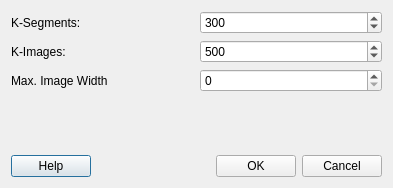
<?xml version="1.0" encoding="UTF-8"?>
<ui version="4.0">
 <class>Dialog</class>
 <widget class="QDialog" name="Dialog">
  <property name="geometry">
   <rect>
    <x>0</x>
    <y>0</y>
    <width>393</width>
    <height>188</height>
   </rect>
  </property>
  <property name="windowTitle">
   <string>Dialog</string>
  </property>
  <layout class="QVBoxLayout" name="verticalLayout">
   <item>
    <layout class="QHBoxLayout" name="horizontalLayout">
     <item>
      <widget class="QLabel" name="label">
       <property name="text">
        <string>K-Segments:</string>
       </property>
      </widget>
     </item>
     <item>
      <widget class="QSpinBox" name="spinBox_KSegments">
       <property name="maximum">
        <number>99999</number>
       </property>
       <property name="value">
        <number>300</number>
       </property>
      </widget>
     </item>
    </layout>
   </item>
   <item>
    <layout class="QHBoxLayout" name="horizontalLayout_2">
     <item>
      <widget class="QLabel" name="label_2">
       <property name="text">
        <string>K-Images:</string>
       </property>
      </widget>
     </item>
     <item>
      <widget class="QSpinBox" name="spinBox_KImages">
       <property name="maximum">
        <number>9999</number>
       </property>
       <property name="value">
        <number>500</number>
       </property>
      </widget>
     </item>
    </layout>
   </item>
   <item>
    <layout class="QHBoxLayout" name="horizontalLayout_4">
     <item>
      <widget class="QLabel" name="label_3">
       <property name="text">
        <string>Max. Image Width</string>
       </property>
      </widget>
     </item>
     <item>
      <widget class="QSpinBox" name="spinBox_ImageWidth">
       <property name="maximum">
        <number>9999</number>
       </property>
      </widget>
     </item>
    </layout>
   </item>
   <item>
    <spacer name="verticalSpacer">
     <property name="orientation">
      <enum>Qt::Vertical</enum>
     </property>
     <property name="sizeHint" stdset="0">
      <size>
       <width>20</width>
       <height>40</height>
      </size>
     </property>
    </spacer>
   </item>
   <item>
    <layout class="QHBoxLayout" name="horizontalLayout_3">
     <item>
      <widget class="QPushButton" name="pushButton_3">
       <property name="text">
        <string>Help</string>
       </property>
      </widget>
     </item>
     <item>
      <spacer name="horizontalSpacer">
       <property name="orientation">
        <enum>Qt::Horizontal</enum>
       </property>
       <property name="sizeHint" stdset="0">
        <size>
         <width>40</width>
         <height>20</height>
        </size>
       </property>
      </spacer>
     </item>
     <item>
      <widget class="QPushButton" name="btn_OK">
       <property name="text">
        <string>OK</string>
       </property>
      </widget>
     </item>
     <item>
      <widget class="QPushButton" name="btn_Cancel">
       <property name="text">
        <string>Cancel</string>
       </property>
      </widget>
     </item>
    </layout>
   </item>
  </layout>
 </widget>
 <resources/>
 <connections/>
</ui>
